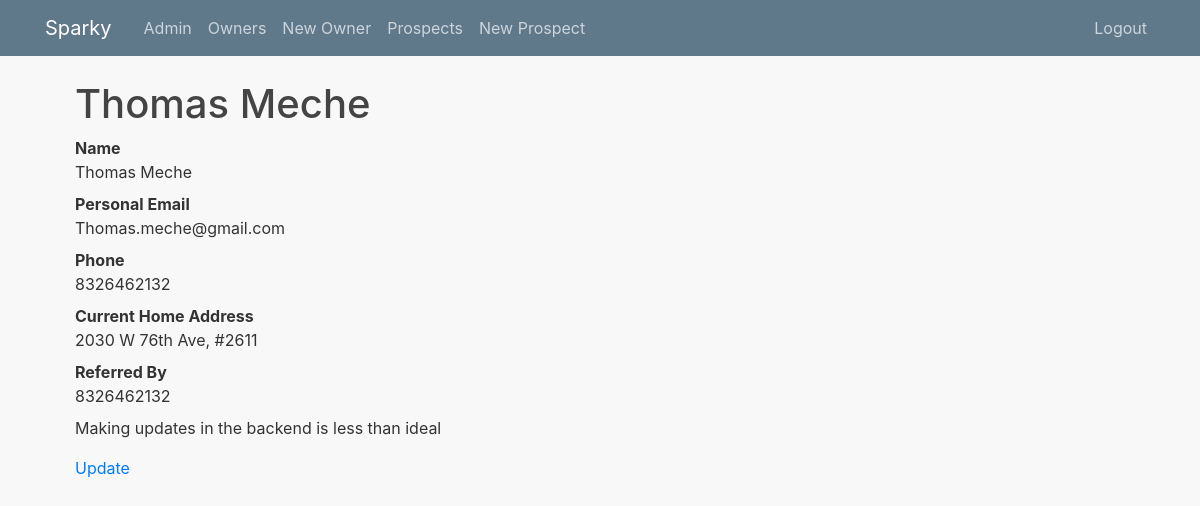
/owner/prospect/1 (signed in), run on the app's committed database.
### data_entry/models.py (models this page shows, shortened)
class ProspectiveOwner(models.Model):
    first_name = models.CharField(max_length=255)
    last_name = models.CharField(max_length=255)
    personal_email = models.EmailField(max_length=255)
    phone_1 = models.CharField(("Phone ex. 123-123-4567"), max_length=20)
    home_address = models.CharField(max_length=255)
    contact_date = models.DateField()
    referred_by = models.CharField(max_length=255)
    notes = models.TextField()

### data_entry/views.py (the view)
# urls.py: path('prospect/<int:id>', views.ProspectPage, name='prospect'),
@login_required
@permission_required('users.is_admin')
def ProspectPage(request, id):
    prospect = ProspectiveOwner.objects.get(pk=id)
    return render(request, 'data_entry/prospect_info.html', {'prospect': prospect})

### data_entry/templates/data_entry/prospect_info.html
{% extends 'data_entry/base.html' %}
{% block content %}
    <H1>{{prospect.first_name}} {{prospect.last_name}}</H1>
        <dl>
            <dt> Name</dt>
            <dd>{{prospect.first_name}} {{prospect.last_name}}</dd>
            <dt>Personal Email</dt>
            <dd>{{prospect.personal_email}}</dd>
            <dt>Phone </dt>
            <dd>{{prospect.phone_1}}</dd>
            <dt>Current Home Address</dt>
            <dd>{{prospect.home_address}}</dd>
            <dt>Referred By</dt>
            <dd>{{prospect.referred_by}}</dd>
            <dd>{{prospect.notes}}</dd>
    </dl>
    <a href="/update_prospect">Update</a>
{% endblock content %}

### data_entry/static/data_entry/main.css (style rules this page uses)
body { background: #f8f8f8; color: #333333; margin-top: 5rem; }
h1, h2, h3, h4, h5, h6 { color: #444444; }

### data on the page
ProspectiveOwner: first_name "Thomas", last_name "Meche", personal_email "Thomas.meche@gmail.com", phone_1 "8326462132", home_address "2030 W 76th Ave, #2611", referred_by "8326462132", notes "Making updates in the backend is less than ideal"
